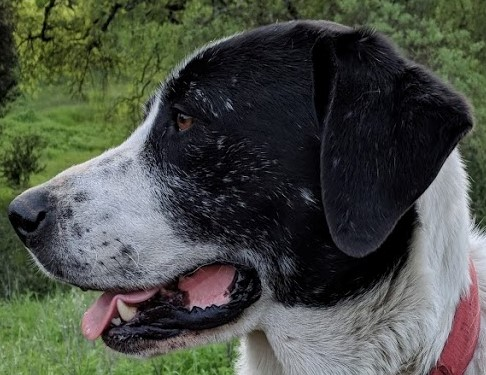
#> input picture classical_cv/images/sammy_face.jpg, 486 x 375 px
$ python 10_edge_detection.py
#> lines starting #> are read from the running program, lines starting #| are printed output that depends on the picture
#> further down, img is the input picture: shape (375, 486, 3); mean B, G, R 70, 78.7, 74.2
# credits:> https://stackoverflow.com/questions/25125670/best-value-for-threshold-in-canny
#methods
# blurring-->find gradient and edges-->apply NMS-->apply thresholding given from API
import cv2
import numpy as np
import matplotlib.pyplot as plt

def display(img, mapp='gray'):
    plt.imshow(img, cmap=mapp)
    plt.show()

def canny_edge(image):
    edges = cv2.Canny(image=img, threshold1=50, threshold2=127) #(lower bound) and (upper bound)
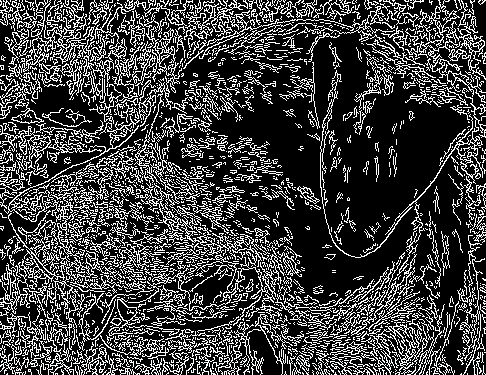
#> edges: shape (375, 486); 25.3% white in thin lines or dots
    display(edges)

def canny_edge_blur(image):
    blurred_img = cv2.blur(image,ksize=(5,5))
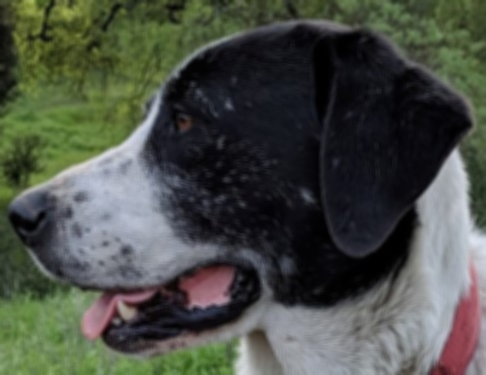
#> blurred_img: shape (375, 486, 3); mean B, G, R 70, 78.7, 74.2
    edges = cv2.Canny(image=blurred_img, threshold1=44 , threshold2=127)
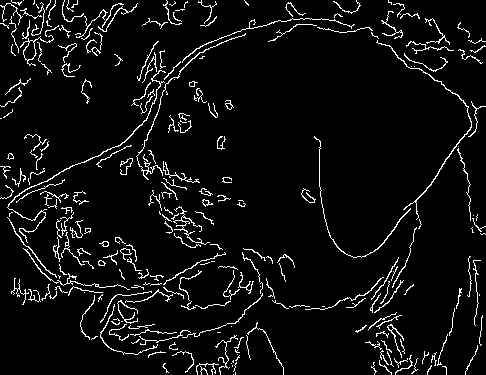
#> edges: shape (375, 486); 5.8% white in thin lines or dots
    display(edges)

def canny_slider():
    def callback(x):
        print(x)

    img = cv2.imread(r'images/sammy_face.jpg', 0) #read image as grayscale
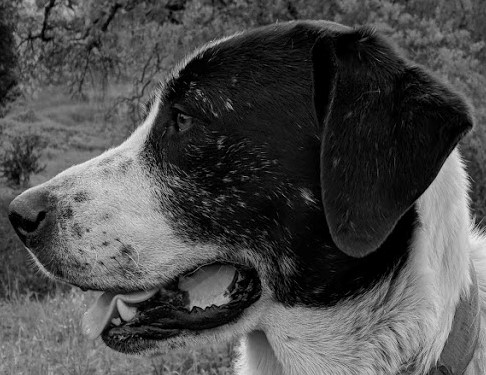
#> img: shape (375, 486); min 0, max 238, mean 76.4


    canny = cv2.Canny(img, 243, 255)
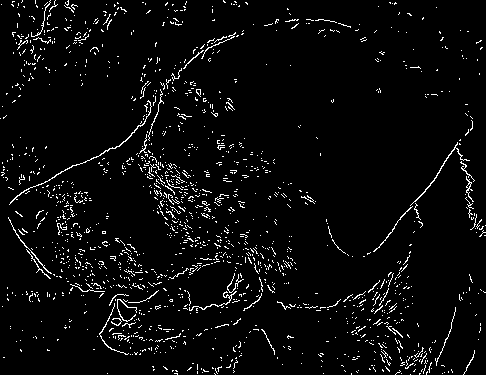
#> canny: shape (375, 486); 4.1% white in thin lines or dots

    cv2.namedWindow('image') # make a window with name 'image'
    cv2.createTrackbar('L', 'image', 0, 255, callback) #lower threshold trackbar for window 'image
    cv2.createTrackbar('U', 'image', 0, 255, callback) #upper threshold trackbar for window 'image

    while(1):
        numpy_horizontal_concat = np.concatenate((img, canny), axis=1) # to display image side by side
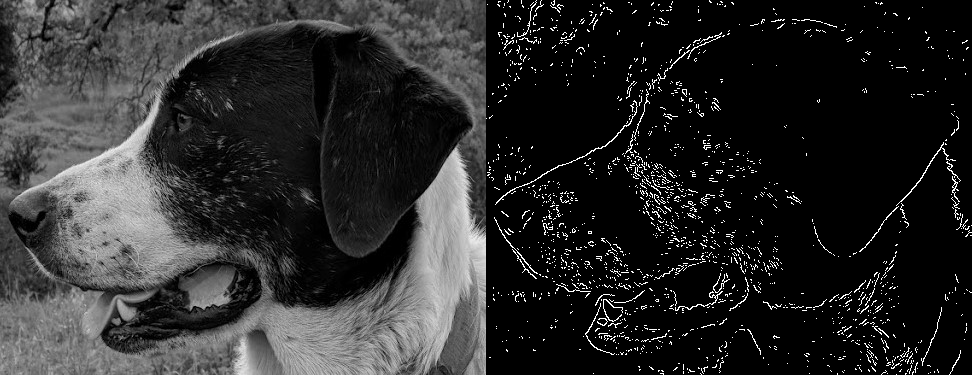
#> numpy_horizontal_concat: shape (375, 972); min 0, max 255, mean 43.4
        cv2.imshow('image', numpy_horizontal_concat)
        k = cv2.waitKey(1) & 0xFF
#> (key Esc is pressed here)
        if k == 27: #escape key
            break
        l = cv2.getTrackbarPos('L', 'image')
        u = cv2.getTrackbarPos('U', 'image')

        canny = cv2.Canny(img, l, u)

    cv2.destroyAllWindows()


if __name__ == '__main__':
    imgp= r'images/sammy_face.jpg'
    img= cv2.imread(imgp)

    canny_edge(img)

    canny_edge_blur(img)

    canny_slider()


#utility functions
